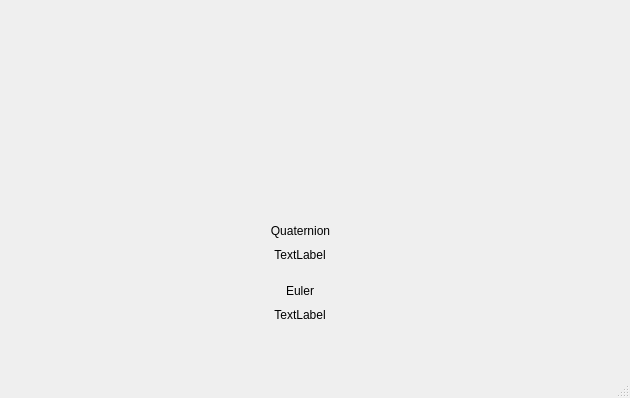
<?xml version="1.0" encoding="UTF-8"?>
<ui version="4.0">
 <class>MainWindow</class>
 <widget class="QMainWindow" name="MainWindow">
  <property name="geometry">
   <rect>
    <x>0</x>
    <y>0</y>
    <width>630</width>
    <height>398</height>
   </rect>
  </property>
  <property name="windowTitle">
   <string>MainWindow</string>
  </property>
  <widget class="QWidget" name="centralwidget">
   <widget class="QWidget" name="verticalLayoutWidget">
    <property name="geometry">
     <rect>
      <x>160</x>
      <y>10</y>
      <width>281</width>
      <height>181</height>
     </rect>
    </property>
    <layout class="QVBoxLayout" name="imu_layout"/>
   </widget>
   <widget class="QLabel" name="quat_label">
    <property name="geometry">
     <rect>
      <x>50</x>
      <y>240</y>
      <width>500</width>
      <height>30</height>
     </rect>
    </property>
    <property name="text">
     <string>TextLabel</string>
    </property>
    <property name="alignment">
     <set>Qt::AlignCenter</set>
    </property>
   </widget>
   <widget class="QLabel" name="Quaternion">
    <property name="geometry">
     <rect>
      <x>160</x>
      <y>220</y>
      <width>281</width>
      <height>21</height>
     </rect>
    </property>
    <property name="text">
     <string>Quaternion</string>
    </property>
    <property name="alignment">
     <set>Qt::AlignCenter</set>
    </property>
   </widget>
   <widget class="QLabel" name="Euler">
    <property name="geometry">
     <rect>
      <x>160</x>
      <y>280</y>
      <width>280</width>
      <height>21</height>
     </rect>
    </property>
    <property name="text">
     <string>Euler</string>
    </property>
    <property name="alignment">
     <set>Qt::AlignCenter</set>
    </property>
   </widget>
   <widget class="QLabel" name="eul_label">
    <property name="geometry">
     <rect>
      <x>50</x>
      <y>300</y>
      <width>500</width>
      <height>30</height>
     </rect>
    </property>
    <property name="text">
     <string>TextLabel</string>
    </property>
    <property name="alignment">
     <set>Qt::AlignCenter</set>
    </property>
   </widget>
  </widget>
  <widget class="QMenuBar" name="menubar">
   <property name="geometry">
    <rect>
     <x>0</x>
     <y>0</y>
     <width>630</width>
     <height>22</height>
    </rect>
   </property>
  </widget>
  <widget class="QStatusBar" name="statusbar"/>
 </widget>
 <resources/>
 <connections/>
</ui>
